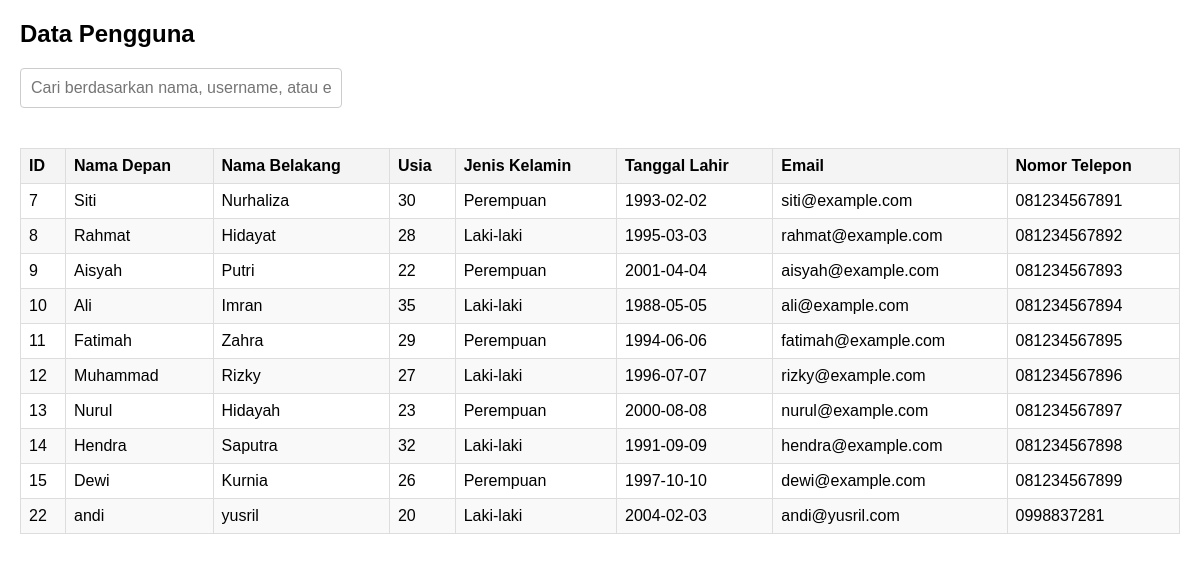
The app's page /page-user/search.php, older data.
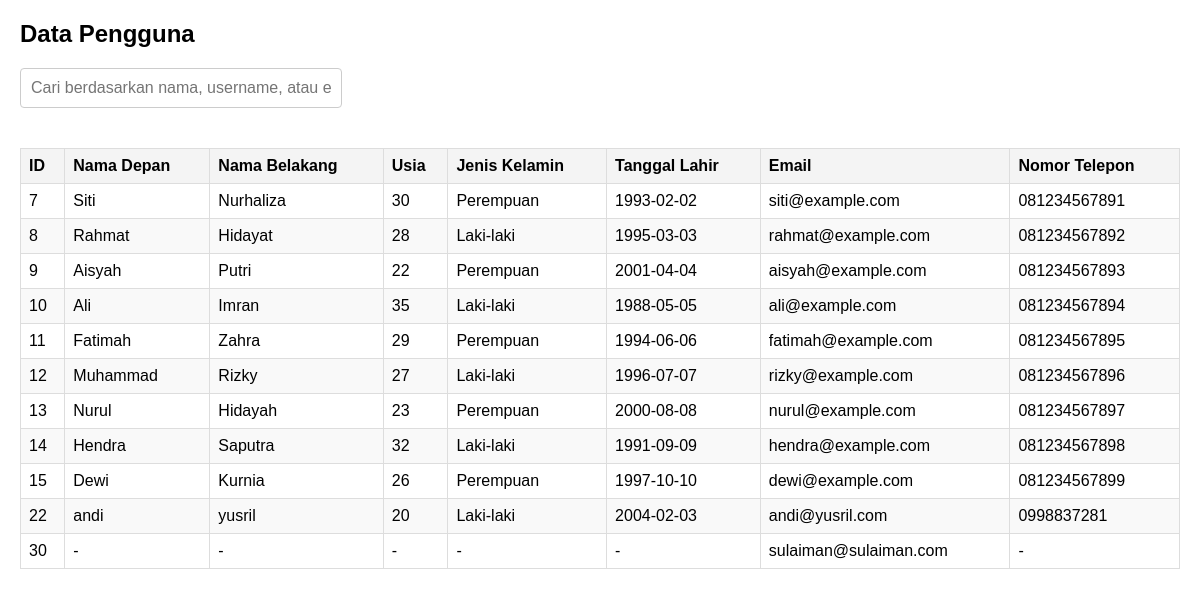
The same page, newer data.
### tables this page shows
CREATE TABLE `users` (
  `id` int(11) NOT NULL,
  `first_name` varchar(50) DEFAULT NULL,
  `last_name` varchar(50) DEFAULT NULL,
  `username` varchar(50) NOT NULL,
  `password` varchar(255) NOT NULL,
  `age` int(3) DEFAULT NULL,
  `gender` varchar(10) DEFAULT NULL,
  `birth_date` date DEFAULT NULL,
  `email` varchar(100) NOT NULL,
  `phone` varchar(15) DEFAULT NULL,
  `role` varchar(10) NOT NULL DEFAULT 'user'
);

### page-user/search.php (the view, shortened to what this page needs)
<?php
include '../conn/conn.php';
$query = "SELECT * FROM users WHERE role = 'user'";
$result = $conn->query($query);
?>
<!DOCTYPE html>
<html>
<head>
</head>
<body>
<h2>Data Pengguna</h2>
<input type="text" id="searchInput" placeholder="Cari berdasarkan nama, username, atau email" onkeyup="filterTable()">
<table id="dataTable">
    <thead>
        <tr>
            <th>ID</th>
            <th>Nama Depan</th>
            <th>Nama Belakang</th>
            <th>Usia</th>
            <th>Jenis Kelamin</th>
            <th>Tanggal Lahir</th>
            <th>Email</th>
            <th>Nomor Telepon</th>
        </tr>
    </thead>
    <tbody>
    <?php while ($row = $result->fetch_assoc()): ?>
    <tr>
        <td><?php echo htmlspecialchars($row['id']); ?></td>
        <td><?php echo !empty($row['first_name']) ? htmlspecialchars($row['first_name']) : '-'; ?></td>
        <td><?php echo !empty($row['last_name']) ? htmlspecialchars($row['last_name']) : '-'; ?></td>
        <td><?php echo !empty($row['age']) ? htmlspecialchars($row['age']) : '-'; ?></td>
        <td><?php echo !empty($row['gender']) ? htmlspecialchars($row['gender']) : '-'; ?></td>
        <td><?php echo !empty($row['birth_date']) ? htmlspecialchars($row['birth_date']) : '-'; ?></td>
        <td><?php echo !empty($row['email']) ? htmlspecialchars($row['email']) : '-'; ?></td>
        <td><?php echo !empty($row['phone']) ? htmlspecialchars($row['phone']) : '-'; ?></td>
    </tr>
    <?php endwhile; ?>
    </tbody>
</table>
</body>
</html>

Row changes from the older to the newer data that the page shows:
added users: id "30", email "sulaiman@sulaiman.com"
